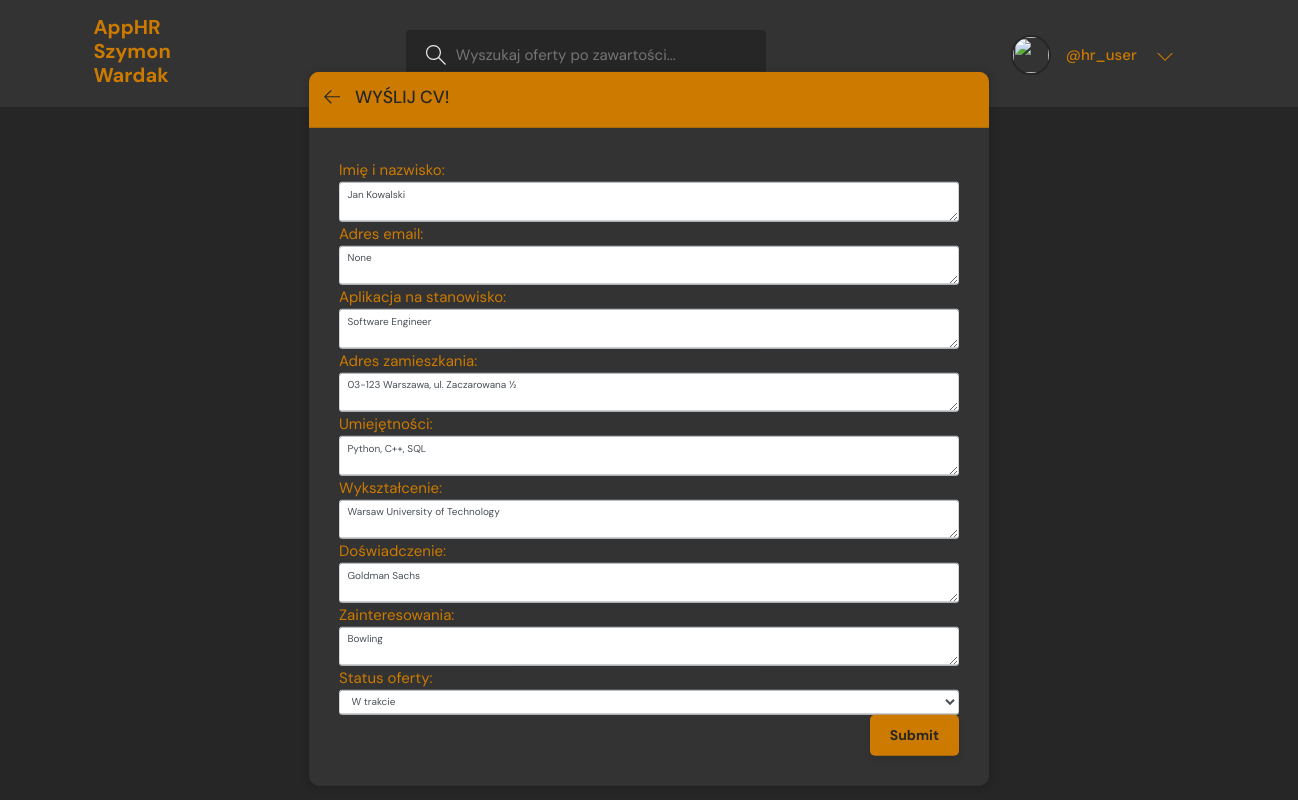
/update-offer/1/ (signed in), run on the app's committed database.
### base/models.py (models this page shows, shortened)
class Offer(models.Model):
    user = models.ForeignKey(User, on_delete=models.SET_NULL, null=True)
    name = models.TextField(null=True, blank=True, default='none')
    email = models.TextField(null=True, blank=True, default='none')
    position = models.TextField(null=True, blank=True, default='none')
    address = models.TextField(null=True, blank=True, default='none')
    skills = models.TextField(null=True, blank=True, default='none')
    education = models.TextField(null=True, blank=True, default='none')
    experience = models.TextField(null=True, blank=True, default='none')
    interests = models.TextField(null=True, blank=True, default='none')
    status = models.TextField(default='Pending')
    updated = models.DateTimeField(auto_now=True)
    created = models.DateTimeField(auto_now_add=True)
    picture = models.FileField(upload_to='./uploads/cv_images', null=True, blank=True)
    file = models.FileField(upload_to='./uploads/cv')
    class Meta:
        ordering = ['-updated', 'created']

### base/views.py (the view, shortened to what this page needs)
# urls.py: path('update-offer/<str:pk>/', views.updateOffer, name="update-offer"),
@login_required(login_url='/login')
def updateOffer(request, pk):
    offer = Offer.objects.get(id=pk)
    form = OfferForm(instance=offer)
    statuses = ['Pending', 'Accepted', 'Rejected']
    if not request.user.is_superuser:
        return HttpResponse('Permission denied.')
    context = {'form': form, 'offer': offer, 'statuses': statuses}
    return render(request, 'base/offer_form.html', context)

### base/forms.py
class OfferForm(ModelForm):
    class Meta:
        model = Offer
        fields = '__all__'
        exclude  = ['user']

### base/templates/base/offer_form.html (shortened to what this page needs)
{% extends 'main.html' %}
{% block content %}
  <main class="create-offer layout">
    <div class="container">
      <div class="layout__box">
        <div class="layout__boxHeader">
          <div class="layout__boxTitle">
            <a href="{% url 'home' %}">
              <svg version="1.1" xmlns="http://www.w3.org/2000/svg" width="32" height="32" viewBox="0 0 32 32">
                <title>arrow-left</title>
                <path
                  d="M13.723 2.286l-13.723 13.714 13.719 13.714 1.616-1.611-10.96-10.96h27.625v-2.286h-27.625l10.965-10.965-1.616-1.607z">
                </path>
              </svg>
            </a>
            <h3>Wyślij CV!</h3>
          </div>
        </div>
        {% if 'update-offer' in request.path %}
        <div class="layout__body">
          <form class="post-form" action="" enctype="multipart/form-data" method="POST">
            <span>Imię i nazwisko:</span>
            <textarea name='name' class="form-control"}>{{ offer.name }}</textarea>
            <span>Adres email:</span>
            <textarea name='email' class="form-control"}>{{ offer.email }}</textarea>
              <span>Aplikacja na stanowisko:</span>
            <textarea name='position' class="form-control">{{ offer.position }}</textarea>
            <span>Adres zamieszkania:</span>
            <textarea name='address' class="form-control">{{ offer.address }}</textarea>
            <span>Umiejętności:</span>
            <textarea name='skills' class="form-control">{{ offer.skills }}</textarea>
            <span>Wykształcenie:</span>
            <textarea name='education' class="form-control">{{ offer.education }}</textarea>
            <span>Doświadczenie:</span>
            <textarea name='experience' class="form-control">{{ offer.experience }}</textarea>
            <span>Zainteresowania:</span>
            <textarea name='interests' class="form-control">{{ offer.interests }}</textarea>
            <span>Status oferty:</span>
            <select id="status" name='status' class="form-control">
              <option>W trakcie</option>
            </select>
            <div class="form__action">
              <button class="btn btn--main" type="submit">Submit</button>
            </div>
          </form>
        </div>
        {% endif %}
      </div>
    </div>
  </main>
{% endblock content %}

### templates/navbar.html (shortened to what this page needs)
{% load static %}
<header class="header header--loggedIn">
    <div class="container">
      <a href="{% url 'home' %}" class="header__logo">
        <h1>AppHR Szymon Wardak</h1>
      </a>
      <form class="header__search" method="GET" action="{% url 'home' %}">
        <label>
          <input name="q" placeholder="Wyszukaj oferty po zawartości..." />
        </label>
      </form>
      <nav class="header__menu">
        {% if request.user.is_authenticated %}
        <div class="header__user">
          <a href="{% url 'update-user' %}">
            <div class="avatar2 avatar--medium active">
              <img src="https://t4.ftcdn.net/jpg/02/29/75/83/360_F_229758328_7x8jwCwjtBMmC6rgFzLFhZoEpLobB6L8.jpg" />
            </div>
            <p class="welcome">@{{request.user.username}}</p>
          </a>
          <button class="dropdown-button">
            <svg version="1.1" xmlns="http://www.w3.org/2000/svg" width="32" height="32" viewBox="0 0 32 32">
              <title>chevron-down</title>
              <path d="M16 21l-13-13h-3l16 16 16-16h-3l-13 13z"></path>
            </svg>
          </button>
        </div>
        {% else %}
        <a href="{% url 'login' %}">
          <p class="anonymous">Logowanie</p>
        </a>
        {% endif %}
      </nav>
    </div>
  </header>

### base/static/styles/style.css (style rules this page uses)
:root { --color-light-bg: #333333; --color-bg: #262626; --color-white: #e6e6e6; --color-red: #ff0000; --color-green: #00cc00; --color-orange: #cc7a00; --color-success: #ff99ff; --color-error: #ff99ff; }
* { font-family: "DM Sans", -apple-system, BlinkMacSystemFont, "Segoe UI", Roboto, Oxygen, Ubuntu, Cantarell, "Open Sans", "Helvetica Neue", sans-serif; margin: 0; padding: 0; box-sizing: border-box; text-rendering: optimizeLegibility; font-size: inherit; }
html { font-size: 56.25%; }
@media only screen and (min-width: 1200px) { html { font-size: 62.5%; } }
body { line-height: 1.6; font-weight: 400; font-size: 1.5rem; color: var(--color-orange); background-color: var(--color-bg); min-height: 100vh; }
img { width: 100%; }
a { display: inline-block; color: var(--color-white); text-decoration: none; }
.container { max-width: 120rem; width: 90%; margin: auto; }
.btn { background-color: transparent; border: none; display: inline-flex; align-items: center; gap: 1rem; cursor: pointer; transition: all ease-in-out 0.3s; padding: 1rem 2rem; border-radius: 5px; box-shadow: 1px 1px 3px 1px rgba(0, 0, 0, 0.15); font-weight: 500; }
.btn--main { background-color: var(--color-orange); color: var(--color-light-bg); display: flex; align-items:left; justify-content: left; }
.avatar2 { margin-top: 2rem; position: relative; display: inline-block; border-radius: 50%; border: 2px solid var(--color-bg); }
.welcome { color: var(--color-orange); margin-top: 3rem; }
.avatar2 img { display: block; border-radius: 50%; object-fit: cover; object-position: center; }
.avatar2.avatar--medium img { width: 3.6rem; height: 3.6rem; border-radius: 50%; }
.avatar2.avatar--medium:after { width: 0.7rem; height: 0.7rem; bottom: 0px; right: -6px; }
.header { padding: 1.5rem; background-color: var(--color-light-bg); }
.header > .container { display: flex; gap: 1.5rem; }
.header__logo, .header__user { display: flex; gap: 2rem; margin-right: 12rem; align-items: center; color: var(--color-orange); }
.header__logo > h1 { font-weight: 700; font-size: 2rem; }
.header__search > label { background-color: var(--color-bg); padding: 1.3rem 1rem; display: flex; align-items: center; gap: 1rem; border-radius: 4px; margin-top: 1.5rem; margin-left: 10rem; margin-right: 23rem; }
.header__search svg { fill: var(--color-white); width: 2rem; height: 2rem; margin-left: 1rem; }
.header__search input { width: 30rem; background: transparent; border: none; outline: none; color: var(--color-white); }
.header__menu { margin-left: auto; position: relative; }
.header__menu a { display: flex; gap: 1.5rem; align-items: center; font-weight: 500; text-decoration: none; color: var(--color-white); }
.header__menu img { height: 3.6rem; }
.header__menu p { line-height: 1.2; }
.header__menu svg { width: 1.6rem; height: 1.6rem; fill: var(--color-orange); }
.dropdown-button { background: transparent; border: 0; outline: 0; cursor: pointer; margin-top: 3rem; }
.layout { margin-top: 2.4rem; }
.layout > .container { display: flex; justify-content: space-between; align-items: flex-start; }
.layout__box { width: 90%; max-width: 148rem; min-height: 40rem; position: absolute; top: 50%; left: 50%; transform: translate(-50%, -46%); background-color: var(--color-light-bg); border-radius: 1rem; box-shadow: 1px 1px 6px 3px rgba(0, 0, 0, 0.1); overflow: hidden; }
.layout__boxHeader { display: flex; padding: 1.5rem; background-color: var(--color-orange); }
.layout__boxTitle { display: flex; gap: 1.5rem; align-items: center; }
.layout__boxTitle h3 { text-transform: uppercase; font-weight: 500; color: var(--color-bg); }
.layout__boxTitle svg { width: 1.6rem; height: 1.6rem; fill: var(--color-bg); }
.layout__body { margin: 3rem; }
.form__action { display: flex; justify-content: flex-end; gap: 3rem; }
.create-offer.layout .layout__box { max-width: 68rem; }
a { color: var(--color-white); }
.btn { outline: none; color: var(--color-bg); background-color: var(--color-orange); font-size: 1.4rem; box-shadow: 0 4px 6px rgba(0, 0, 0, 0.1); border: none; border-radius: 5px; padding: 1rem 2rem; cursor: pointer; transition: background-color 0.3s, box-shadow 0.3s; font-weight: bold; }

### data on the page
Offer: name "Jan Kowalski", email "None", position "Software Engineer", address "03-123 Warszawa, ul. Zaczarowana ½", skills "Python, C++, SQL", education "Warsaw University of Technology", experience "Goldman Sachs", interests "Bowling"

### other printed values
{{ request.user.username }} "hr_user"
